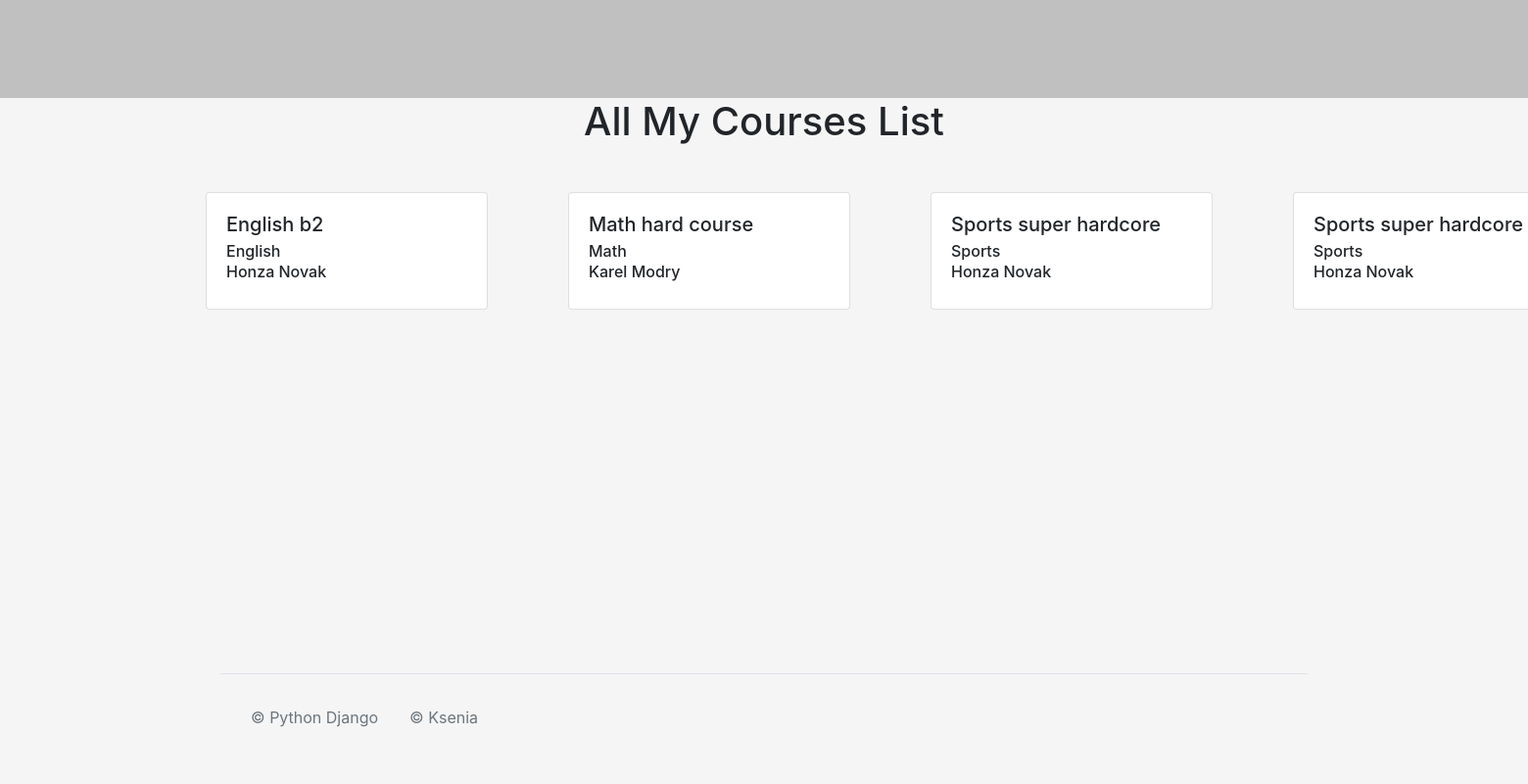
/myCourses/ (signed in), run on the app's committed database.
### CoursesApp/models.py (models this page shows)
class Course(models.Model):
    Name = models.CharField(max_length=100, unique=True)
    Subject = models.ForeignKey(Subject, on_delete=models.PROTECT)
    Teacher = models.ForeignKey(Teacher, on_delete=models.PROTECT)
    Info = models.CharField(max_length=200)
    Price = models.DecimalField(max_digits=10, decimal_places=2, blank=True, null=True)

class Subject(models.Model):
    Name = models.CharField(max_length=60, unique=True)

class Teacher(models.Model):
    Username = models.CharField(max_length=30, unique=True)
    Password = models.CharField(max_length=64)
    Name = models.CharField(max_length=60)
    Surname = models.CharField(max_length=60)
    Photo = models.ImageField(upload_to="images/", blank=True, null=True)
    Bio = models.CharField(max_length=200)

### CoursesApp/views.py (the view)
# urls.py: path("myCourses/", views.MyCourses, name="myCourses"),
def MyCourses(request):
    username = request.session['username']
    if username:
        student = Student.objects.get(Username=username)
        enrollments = Enrollment.objects.filter(Student=student)
        courses = Course.objects.filter(enrollment__in=enrollments)
        return render(request, "myCourses.html", {"myCourses": courses})
    else:
        return HttpResponse("Bad request")

### CoursesApp/templates/myCourses.html (shortened to what this page needs)
{% load static %}
<!DOCTYPE html>
<html>
  <head>
    <link href="https://cdn.jsdelivr.net/npm/bootstrap@5.2.3/dist/css/bootstrap.min.css" rel="stylesheet" />
    <link rel="stylesheet" href="https://cdn.jsdelivr.net/npm/bootstrap@4.0.0/dist/css/bootstrap.min.css" />
    <link rel="stylesheet" type="text/css" href="{% static 'css/style.css' %}" />
    <link rel="stylesheet" href="https://cdnjs.cloudflare.com/ajax/libs/font-awesome/6.4.0/css/all.min.css" />
  </head>
  <body style="min-width: 450px; " class="d-flex flex-column min-vh-100">
    <nav class="navbar bg-body-tertiary d-flex justify-content-center" style="background-color: rgb(192, 192, 192); height: 100px;">
      <div style="position: relative; top: -2px; z-index: 1;">
      </div>
    </nav>
    <h1 style="align-self: center;">All My Courses List</h1>
    <div class="container" style="display: flex; align-items: center; padding-top: 40px; padding-bottom: 40px;">
      {% for course in myCourses %}
        <div class="col-xl-4 col-md-6 col-sm-12">
          <div class="card" style="width: 18rem;">
            <div class="card-body">
              <h5 class="card-title">{{course.Name}}</h5>
              <h6 class="card-subtitle mb-2 text-body-secondary">{{course.Subject.Name}}</h6>
              <h6 class="card-subtitle mb-2 text-body-secondary">{{course.Teacher.Name}} {{course.Teacher.Surname}} </h6>
            </div>
          </div>
        </div>
      {% endfor %}
    </div>
    <div class="container mt-auto" style=" bottom: 0; ">
      <footer class="d-flex flex-wrap justify-content-center justify-content-md-between align-items-center py-3 my-4 border-top">
        <div class="col-md-4 d-flex align-items-center">
          <span class="m-3 text-muted">© Python Django</span>
          <span class="m-3 text-muted">© Ksenia</span>
        </div>
      </footer>
    </div>
  </body>
</html>

### static/css/style.css (style rules this page uses)
html, body { height: 100%; }
body { margin: 0px; padding: 0px; background-color: #f5f5f5; }

### data on the page
Course: Name "English b2", Subject.Name "English", Teacher.Name "Honza", Teacher.Surname "Novak"
Course: Name "Math hard course", Subject.Name "Math", Teacher.Name "Karel", Teacher.Surname "Modry"
Course: Name "Sports super hardcore", Subject.Name "Sports", Teacher.Name "Honza", Teacher.Surname "Novak"
